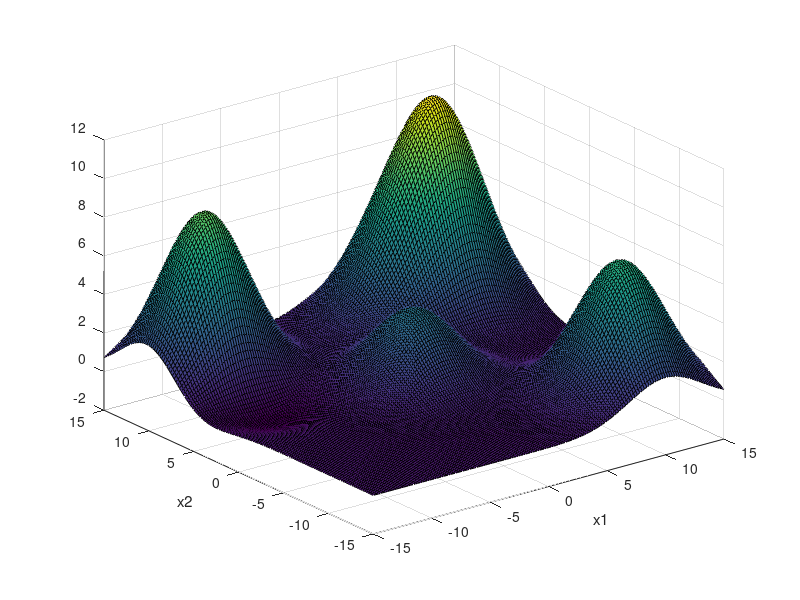

Source code (MATLAB): (Note: this script raises an error after producing the figure.)
% Programa exemplo de teste do algoritmo PSO

% centros
C = [0 0; 5 10; -10 5; 10 10; -10 10; 10 -10];

%altura do monte (valor desempenho da particula)
H = [4; 4; -2; 10; 9; 7];

%ver gráficamente a superficie
[x1, x2] = meshgrid(-15:0.2:15);

D0 = x1.*0;

for i = 1:length(H)
    D0 = D0 + H(i).*exp((-(x1-C(i,1)).^2-(x2-C(i,2)).^2)/20);
end

figure(1);
surf(x1,x2,D0);
xlabel('x1');
ylabel('x2');


% Agora que já criamos a superficie vamos querer calcular o máximo!
% ###############
% ALGORITMO PSO
% ###############

n = 20;     % numero de particulas

% posição inicial das particulas 
P = rand(2,n).*30-15;     % cada coluna da matriz p é uma particula

% velocidade
V = randn(2,n).*0.1;        % vetor velocidade das particulas (aleatorio)

D = desempenho(P);

Pbest = P;         % melhor posicção pessoal das particulas 
Dbest = D; 

[Dmax, I]= max(D);
Pglobalbest = P(:,I);
Dglobalbest = Dmax;

figure(2);
clf;
contour(x1,x2,D0);
axis([-20 20 -20 20]);
hold on;
h = plot(P(1,:)',P(2,:)','k.');
hb = plot(Pglobalbest(1),Pglobalbest(2),'rx');
hold off;

C1 = 0.1;
C2 = 0.1;

for ni = 1:100
    % Calcular a aceleração das particulas
    
    a1 = (Pbest-P);
    a2 = (Pglobalbest-P);
    
    alfa = rand(1,n);
    beta = rand(1,n);
    a = C1.*alfa.*a1+C2.*beta.*a2;
    
    % Velocidade
    V = 0.9*V + a;
    
    % Posição
    P = P + V;
    
    % Desempenho das particulas nas suas novas posições
    D = desempenho(P);
    
    % Atualizar a melhor condição pessoal de cada particula
    J = find(D>Dbest);
    Dbest(J) = D(J);
    Pbest(:,J) = P(:,J);
    
    % Calcular e melhor posição global
    [Dmax, I]= max(D);
    if Dmax > Dglobalbest
        Pglobalbest = P(:,I);
        Dglobalbest = Dmax;
        set(hb,'XData', Pglobalbest(1)','YData', Pglobalbest(2)');
    end
    
    % atualizar as posiçoes das particulas
    set(h,'XData', P(1,:)','YData', P(2,:)');
    pause(0.2);
end


function  D = desempenho(P)
% ####################################
% Função desempenho das particulas
% #####################################

% centros
C = [0 0; 5 10; -10 5; 10 10; -10 10; 10 -10];

%altura do monte (valor desempenho da particula)
H = [4; 4; -2; 10; 9; 7];

[nx,n] = size(P);
D = zeros(1,n); 

for i = 1:length(H)
    D = D + H(i).*exp((-(P(1,:)-C(i,1)).^2-(P(2,:)-C(i,2)).^2)/20);
end
end

